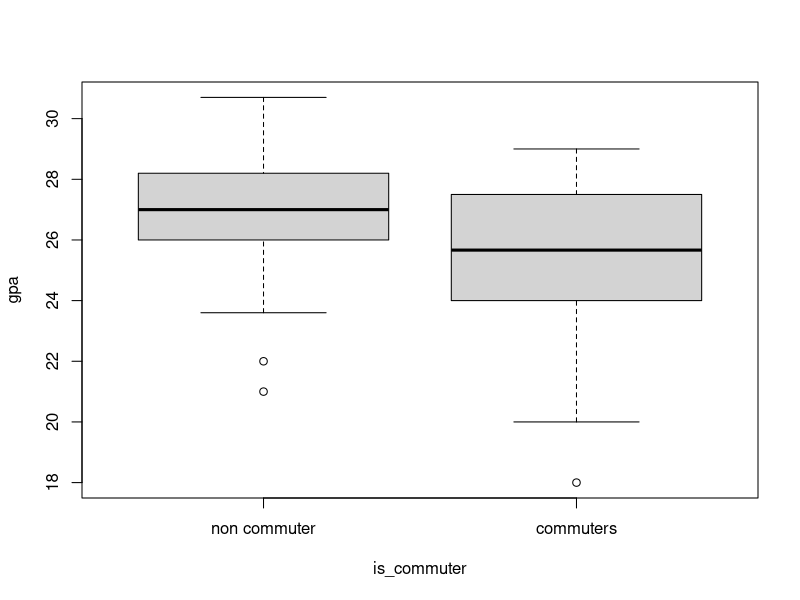
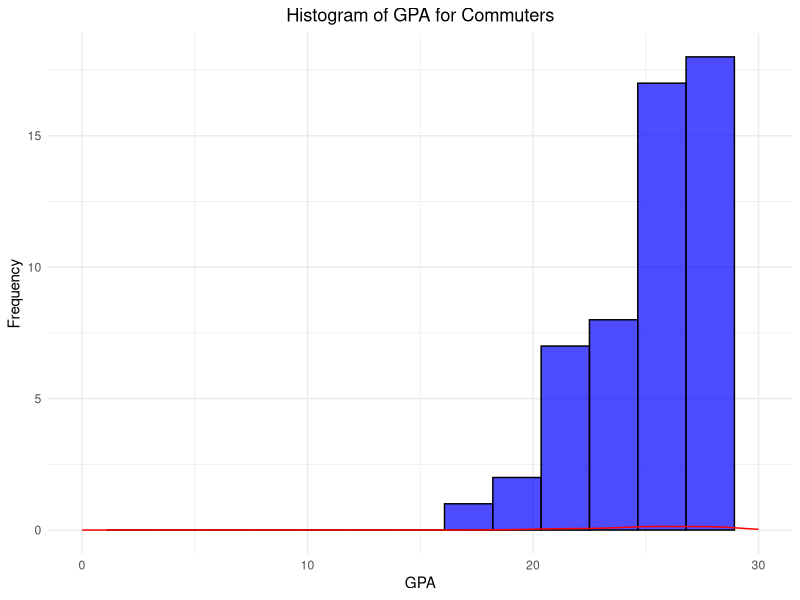
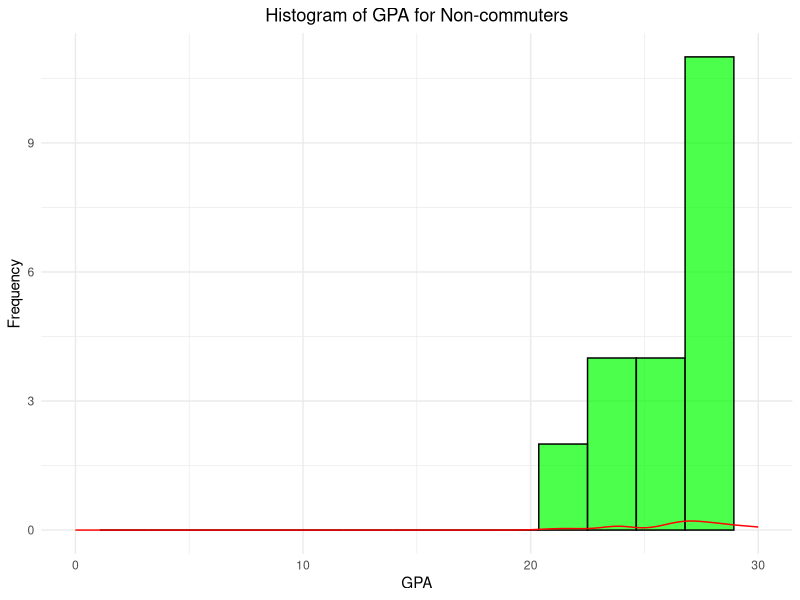
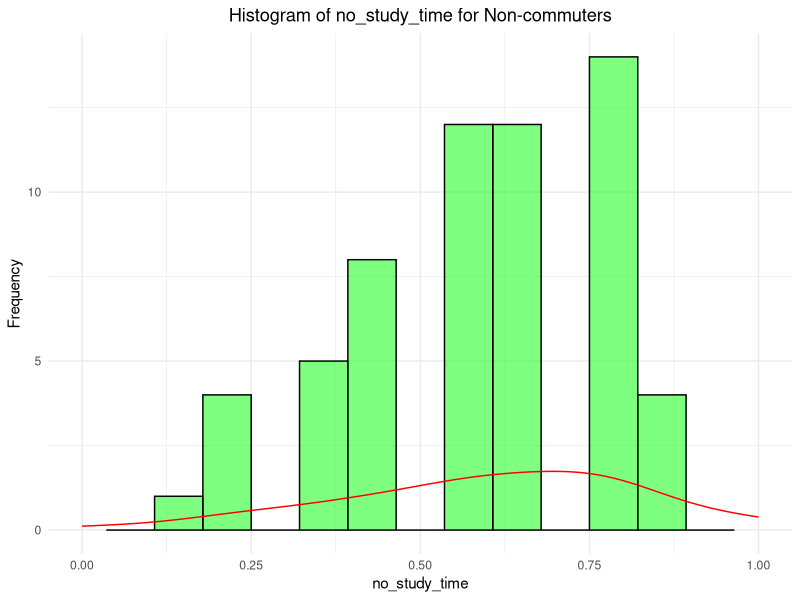
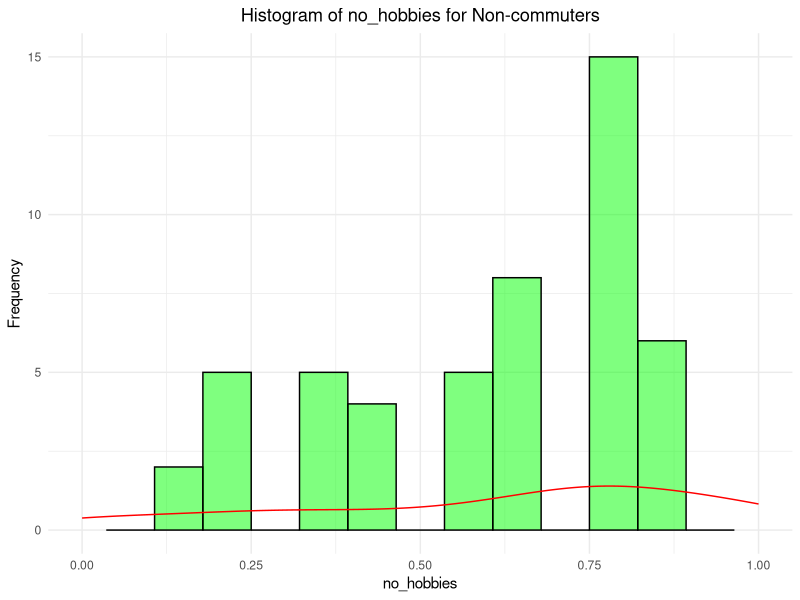
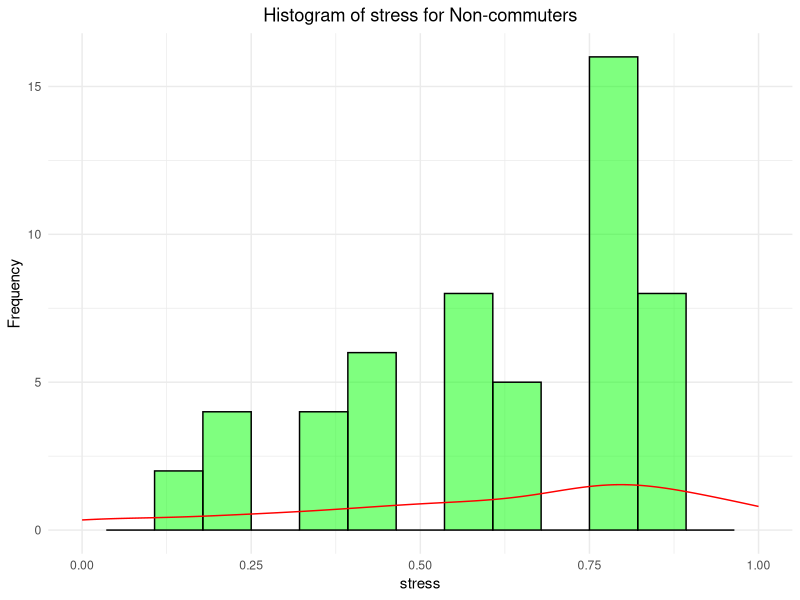
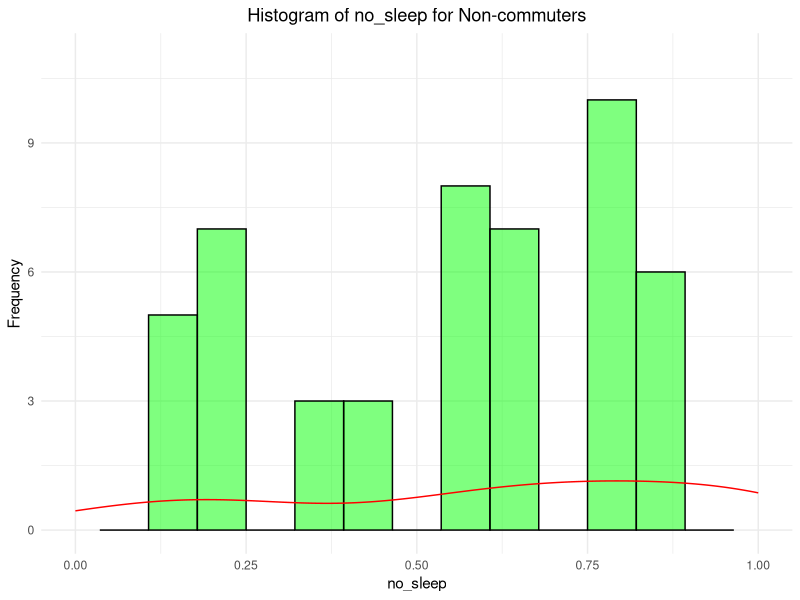
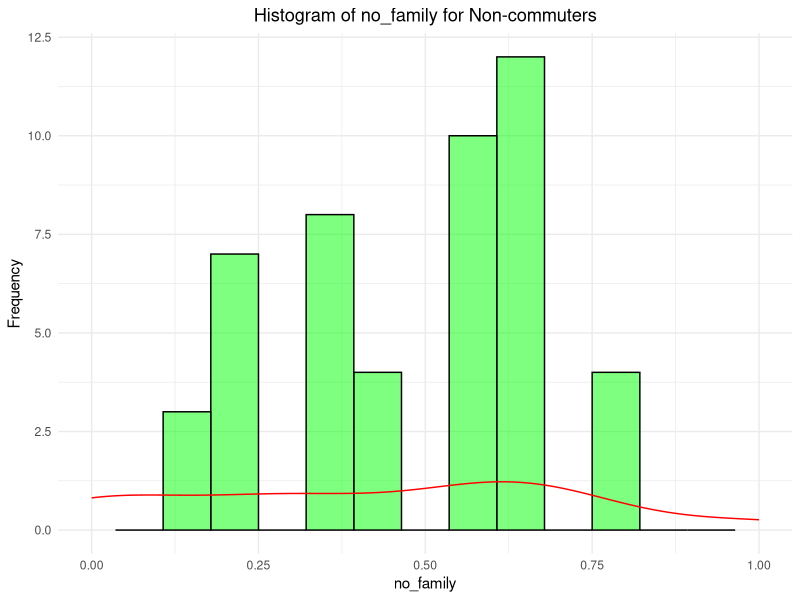

The R script that drew these images, in order:
data <- read.csv("data/merged.csv")
library(ggplot2)
library(dplyr)

n_commuters <- sum(data$is_commuter)
total <- length(data$is_commuter)
n_non_commuters <- total - n_commuters
ratio_commuters <- n_commuters / total

data.frame(
    commuters = n_commuters,
    non_commuters = n_non_commuters,
    ratio_commuters = ratio_commuters
)

attach(data)

boxplot(gpa[gpa != -1] ~ is_commuter[gpa != -1],
    data = data,
    names = c("non commuter", "commuters"),
    xlab = "is_commuter",
    ylab = "gpa"
)

# Histograms for GPA (Commuters)
filtered_commuters <- filter(data, is_commuter == 1 & gpa >= 0 & gpa <= 30)
ggplot(filtered_commuters, aes(x = gpa)) +
  geom_histogram(bins = 15, fill = "blue", color = "black", alpha = 0.7) +
  geom_density(aes(y = ..density..), color = "red") + 
  xlim(0, 30) +  
  ggtitle('Histogram of GPA for Commuters') +
  xlab('GPA') +
  ylab('Frequency') +
  theme_minimal() +
  theme(plot.title = element_text(hjust = 0.5))

# Histogram for GPA (Non-commuters)
filtered_non_commuters <- filter(data, is_commuter == 0 & gpa >= 0 & gpa <= 30)
ggplot(filtered_non_commuters, aes(x = gpa)) +
  geom_histogram(bins = 15, fill = "green", color = "black", alpha = 0.7) +
  geom_density(aes(y = ..density..), color = "red") + 
  xlim(0, 30) +  
  ggtitle('Histogram of GPA for Non-commuters') +
  xlab('GPA') +
  ylab('Frequency') +
  theme_minimal() +
  theme(plot.title = element_text(hjust = 0.5))

#Histogram for mean indices of life quality (Commuters)
filtered_data <- filter(data, is_commuter == 1)
filtered_columns <- filtered_data[, c("no_study_time", "no_hobbies", "stress", "no_sleep", "no_family", "no_friends", "loneliness")]
for (index in colnames(filtered_columns)) {
  xlim_range <- range(filtered_columns[[index]], na.rm = TRUE)
  plot <- ggplot(filtered_columns, aes(x = !!sym(index))) +  
    geom_histogram(bins = 15, alpha = 0.5, fill = "green", color = "black") +
    geom_density(aes(y = ..density..), color = "red") + 
    xlim(xlim_range[1], xlim_range[2]) +  
    ggtitle(paste("Histogram of", index, "for Non-commuters")) +  
    xlab(index) +  
    ylab('Frequency') + 
    theme_minimal() + 
    theme(plot.title = element_text(hjust = 0.5))
  print(plot)
}

#Histogram for mean indices of life quality (Non-commuters)
filtered_data <- filter(data, is_commuter == 0)
filtered_columns <- filtered_data[, c("no_study_time", "no_hobbies", "stress", "no_sleep", "no_family", "no_friends", "loneliness")]
for (index in colnames(filtered_columns)) {
  xlim_range <- range(filtered_columns[[index]], na.rm = TRUE)
  plot <- ggplot(filtered_columns, aes(x = !!sym(index))) +  
    geom_histogram(bins = 15, alpha = 0.5, fill = "purple", color = "black") +
    geom_density(aes(y = ..density..), color = "red") + 
    xlim(xlim_range[1], xlim_range[2]) + 
    ggtitle(paste("Histogram of", index, "for Non-commuters")) +  
    xlab(index) +  
    ylab('Frequency') + 
    theme_minimal() + 
    theme(plot.title = element_text(hjust = 0.5))
  print(plot)
}

# Means for life indices
selected_columns <- c("no_study_time", "no_hobbies", "stress", "no_sleep", "no_family", "no_friends", "loneliness")
data$row_mean <- rowMeans(data[, selected_columns], na.rm = TRUE)
result <- data[, c(selected_columns, "row_mean")]
head(result)

#Boxplot of mean life indices for commuters
boxplot(row_mean ~ is_commuter,
        data = data[!is.na(data$row_mean), ],
        names = c("non commuter", "commuters"),
        xlab = "is_commuter",
        ylab = "gpa"
)

#Checking normality of variables: commuters_gpa and noncommuters_gpa
commuters_gpa <- data$gpa[data$is_commuter == 1]
non_commuters_gpa <- data$gpa[data$is_commuter == 0]
shapiro.test(commuters_gpa)
shapiro.test(non_commuters_gpa)

#Permorming Wicoxon test since Shapiro test showed the GPA distribution for commuters was not normal
#Testing the null hypothesis "Commuters have a lower GPA than non-commuters":
wilcox_test_result <- wilcox.test(commuters_gpa, non_commuters_gpa, 
                                  alternative = "less") 
print(wilcox_test_result)

#Anova to test "More time commuting implies lower GPA":
data$commute_time_group <- as.factor(data$commute_time)  
data <- filter(data, commute_time > 0) 
boxplot(gpa ~ commute_time_group, data = data,
            xlab = "Commute Time Group",
            ylab = "GPA",
            main = "GPA by Commute Time Group",
            col = c("skyblue", "lightgreen", "pink"))
anova_result <- aov(gpa ~ commute_time_group, data = data)
summary(anova_result)
